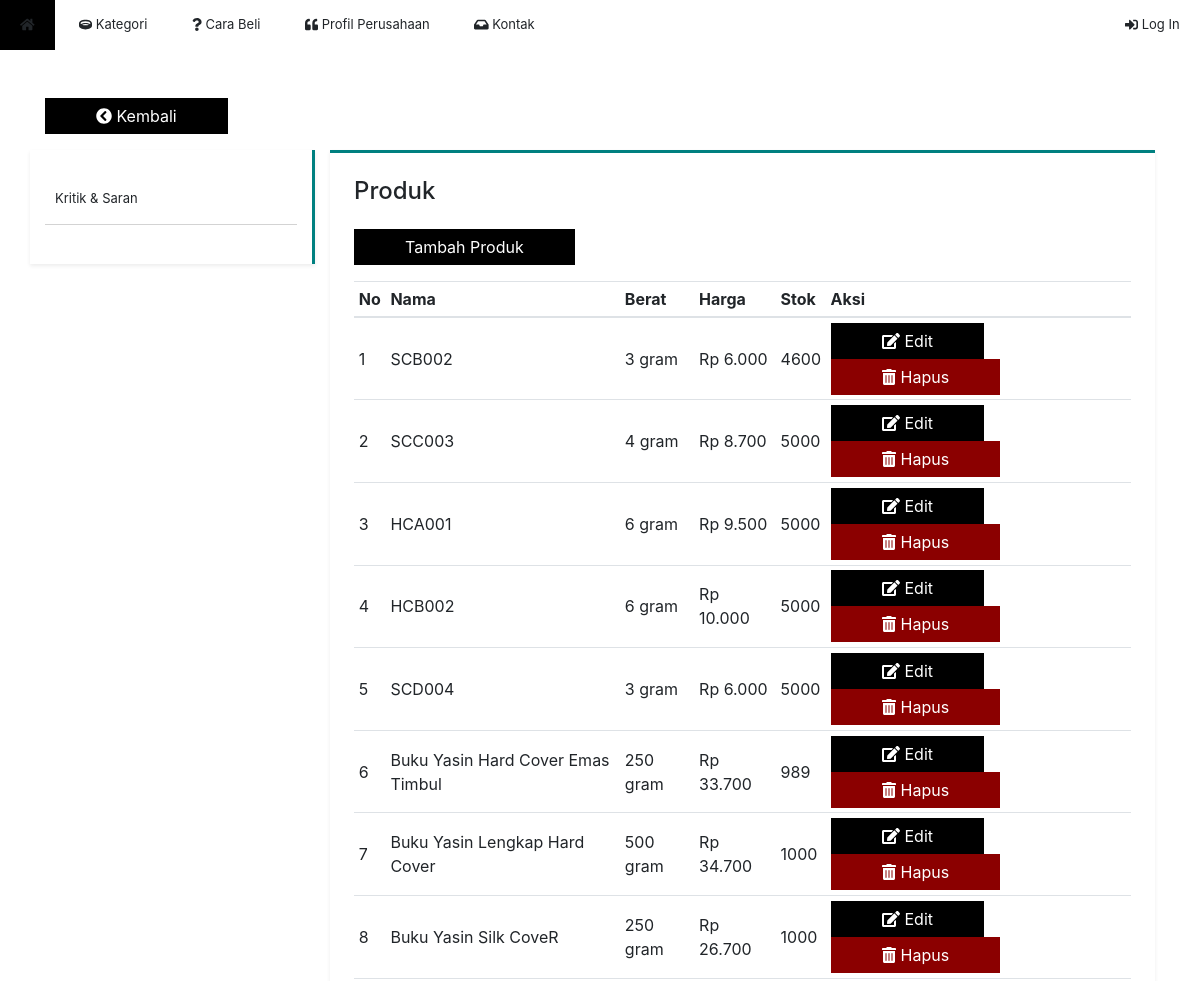
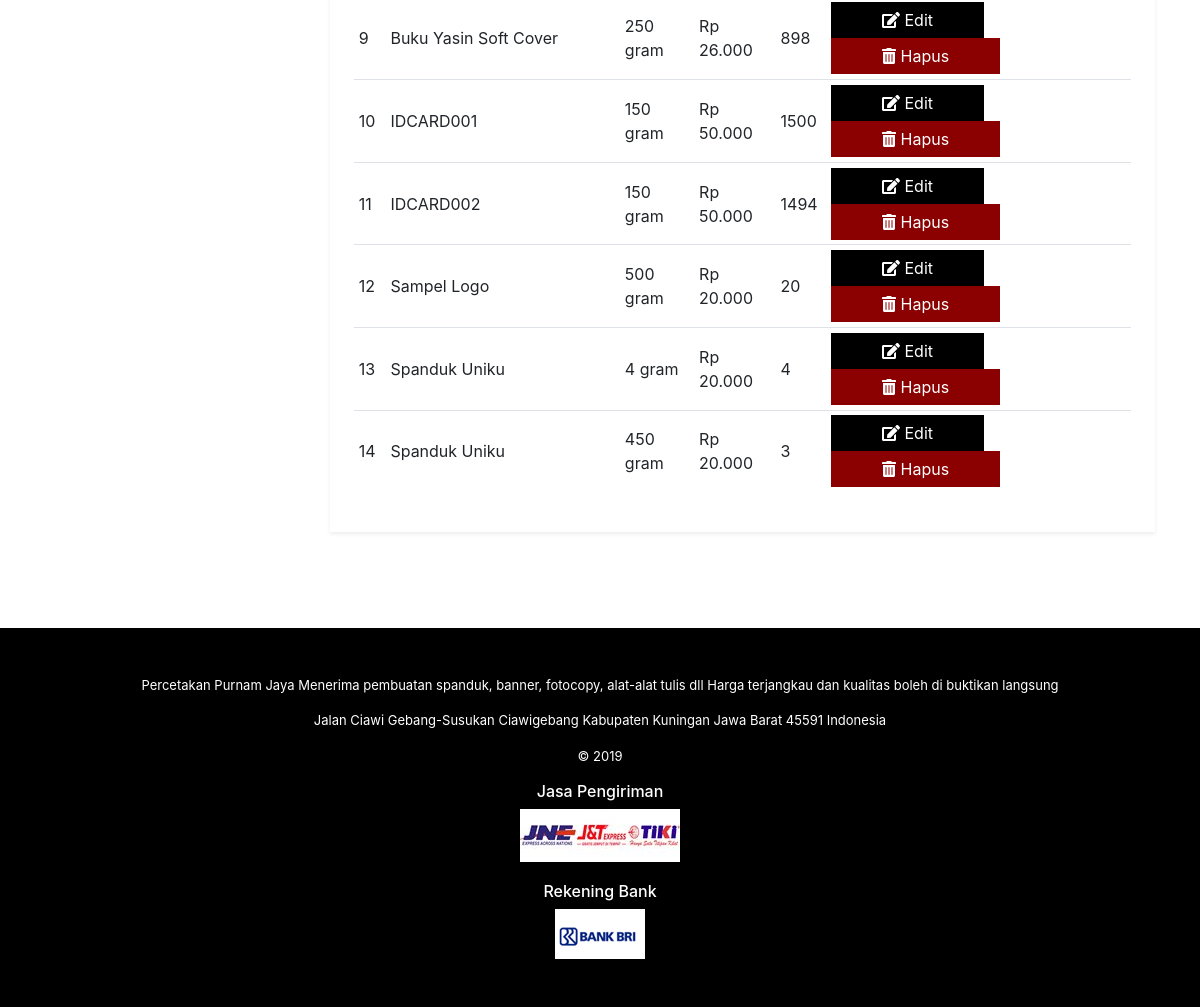
The app's page /halaman/data_produk.php, older data (2 pictures, top to bottom).
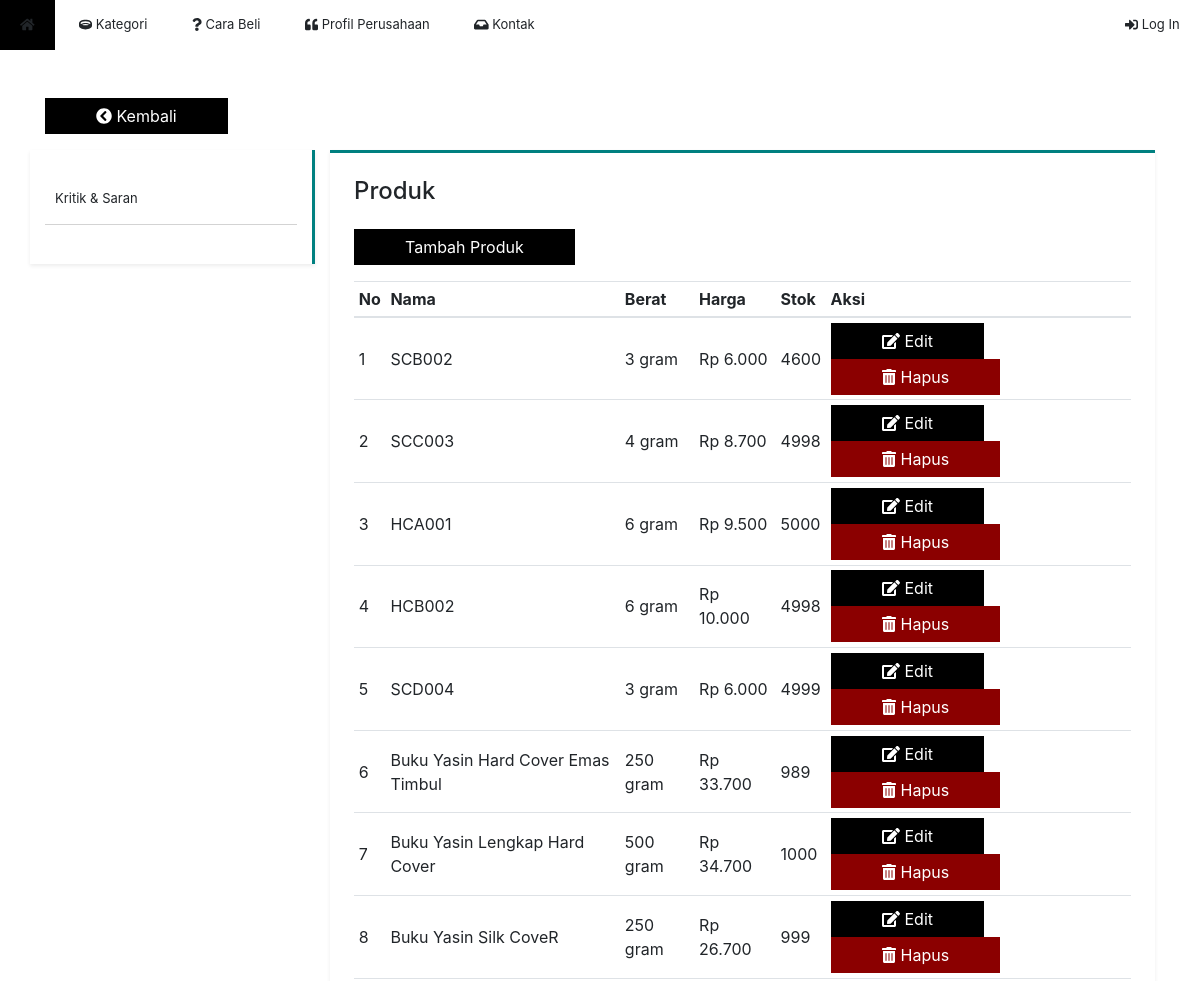
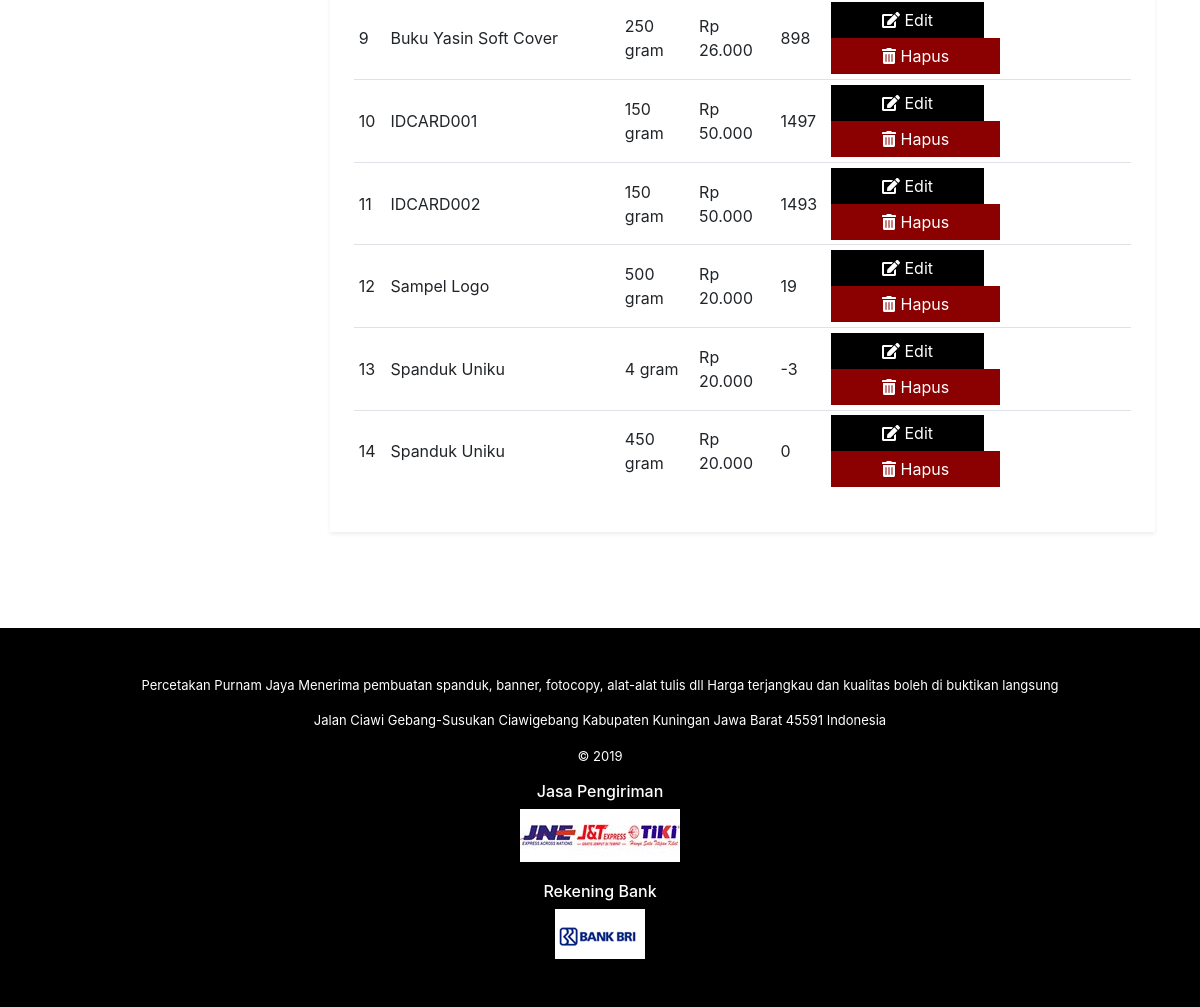
The same page, newer data (2 pictures, top to bottom).
### tables this page shows
CREATE TABLE `produk` (
  `idProduk` int(11) NOT NULL,
  `idKategori` int(11) NOT NULL,
  `namaProduk` varchar(50) NOT NULL,
  `deskripsi` text NOT NULL,
  `harga` int(11) NOT NULL,
  `gambar` text NOT NULL,
  `stok` int(11) NOT NULL,
  `berat` int(11) NOT NULL
);

### include/_koneksi.php (called while the page is built, shortened)
<?php
function konversiBerat($berat) {
	if ($berat >= 1000) {
		$berat = $berat / 1000;
		$satuan = "kg";
	} else
		$satuan = "gram";
	return str_replace(".", ",", "$berat $satuan");
}
?>

### halaman/data_produk.php (the view, shortened to what this page needs)
<?php
include("../include/_koneksi.php");
?>
<!DOCTYPE html>
<html lang="en">
<head>
  <link rel="stylesheet" href="../css/bootstrap.css">
  <link rel="stylesheet" href="../css/font-awesome.css">
  <link rel="stylesheet" href="../css/style.css">
</head>
<body>
	<div class="container-fluid px-0">
		<?php include("_menu.php"); ?>
		<div class="konten container mt-5">
			<a href="admin.php" class="tombol tombol-teal mb-3"><i class="fas fa-chevron-circle-left"></i> Kembali</a>
			<div class="row">
				<div class="col-lg-3 col-4 side-menu shadow-sm py-4">
					<?php include("_sidemenu_admin.php"); ?>
				</div>
				<div class="col-lg-9 col-8">
					<div class="bg-white shadow-sm p-4 mb-5" style="border-top: 3px solid teal;">
						<h4>Produk</h4>
						<a href="tambah_produk.php" class="tombol tombol-teal my-3">Tambah Produk</a>
						<div class="table-responsive-lg">
							<table class="table table-sm">
								<thead>
									<tr>
										<th>No</th>
										<th>Nama</th>
										<th>Berat</th>
										<th>Harga</th>
										<th>Stok</th>
										<th>Aksi</th>
									</tr>
								</thead>
								<tbody>
									<?php
									$query = mysqli_query($conn, "SELECT * FROM produk");
									if (mysqli_num_rows($query) > 0) {
										$no = 1;
										while ($data = mysqli_fetch_assoc($query)) {
											echo "<tr>
											<td>$no</td>
											<td>$data[namaProduk]</td>
											<td>" . konversiBerat($data["berat"]) . "</td>
											<td>Rp " . number_format($data["harga"], 0, ".", ".") . "</td>
											<td>$data[stok]</td>
											<td>
												<a class='tombol tombol-teal mr-3' href='edit_produk.php?id=$data[idProduk]'><i class='fas fa-edit'></i> Edit</a>
												<button class='tombol tombol-red' name='hapus[]' id='$data[idProduk]'><i class='fas fa-trash-alt'></i> Hapus</button>
											</td>
											</tr>";
											$no++;
										}
									} else
										echo "<tr>
										<td align='center' colspan='6'>Tidak ada data</td>
										</tr>";
									?>
								</tbody>
							</table>
						</div>
					</div>
				</div>
			</div>
		</div>
		<?php include("_footer.php"); ?>
	</div>
</body>
</html>

Row changes from the older to the newer data that the page shows:
changed produk "SCC003": stok "5000" → "4998"
changed produk "HCB002": stok "5000" → "4998"
changed produk "SCD004": stok "5000" → "4999"
changed produk "Buku Yasin Silk CoveR": stok "1000" → "999"
changed produk "IDCARD001": stok "1500" → "1497"
changed produk "IDCARD002": stok "1494" → "1493"
changed produk "Sampel Logo": stok "20" → "19"
changed produk (number 13 of 14 on the later page): stok "4" → "-3"
changed produk "450 gram": stok "3" → "0"
